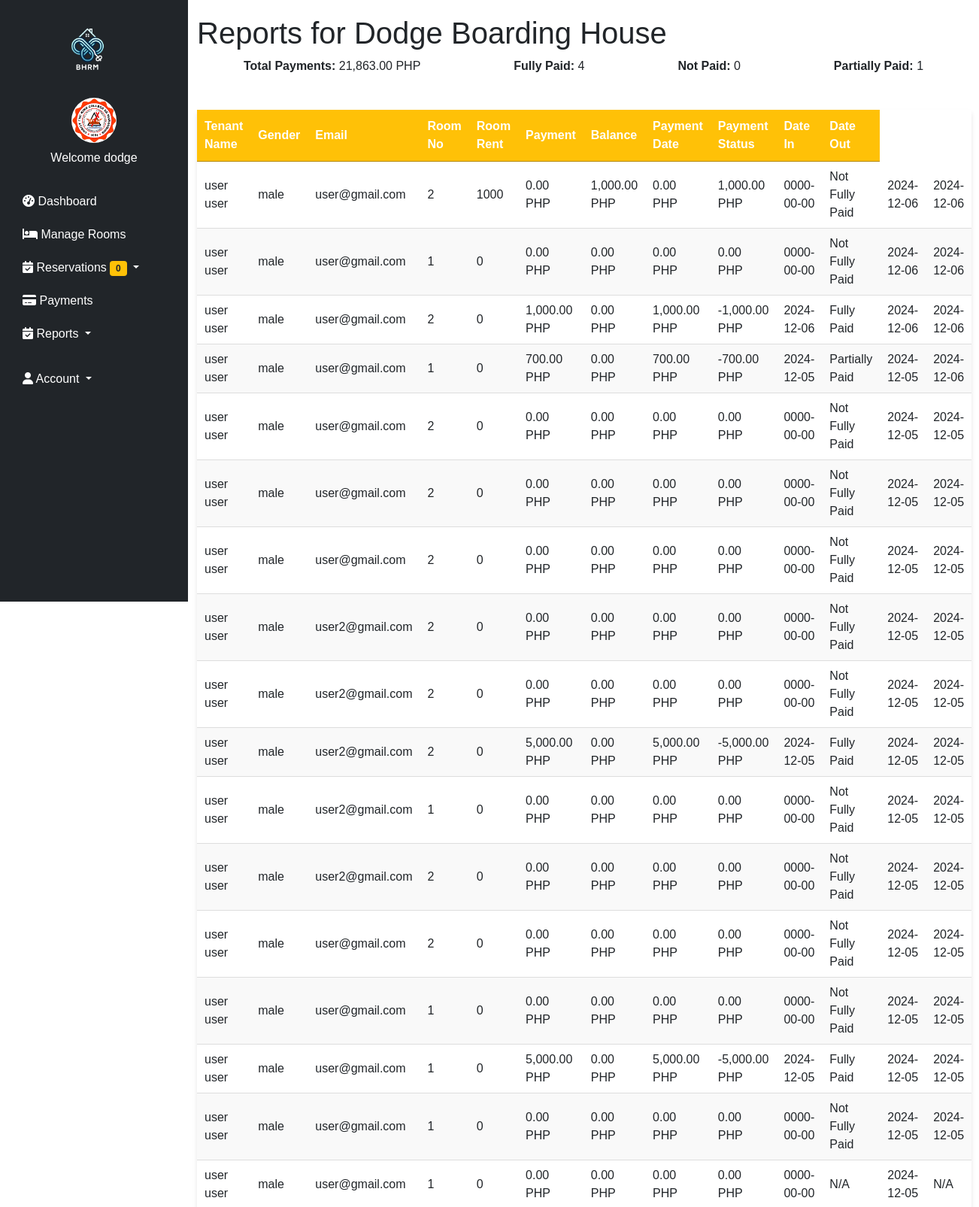
The app's page /reportspayments.php (signed in, upper part) with its own data.
### tables this page shows
CREATE TABLE `users` (
  `id` int(11) NOT NULL,
  `image` varchar(255) NOT NULL,
  `fname` varchar(50) NOT NULL,
  `lname` varchar(50) NOT NULL,
  `gender` varchar(255) NOT NULL,
  `uname` varchar(50) NOT NULL,
  `pass` varchar(50) NOT NULL,
  `role` varchar(50) NOT NULL,
  `hname` varchar(255) NOT NULL
);

CREATE TABLE `reports` (
  `id` int(255) NOT NULL,
  `fname` varchar(255) NOT NULL,
  `lname` varchar(255) NOT NULL,
  `gender` varchar(255) NOT NULL,
  `email` varchar(255) NOT NULL,
  `payment` int(255) NOT NULL,
  `pay_date` date DEFAULT NULL,
  `pay_stat` varchar(255) NOT NULL,
  `date_in` date DEFAULT NULL,
  `date_out` date DEFAULT NULL,
  `room_no` int(255) NOT NULL,
  `price` int(255) NOT NULL,
  `hname` varchar(255) NOT NULL,
  `owner` varchar(255) NOT NULL
);

### reportspayments.php (the view, shortened to what this page needs)
<?php
include('php/connection.php');
$hname = $_SESSION['hname'];
$totalPaymentsQuery = "SELECT SUM(payment) AS total_payments
                       FROM reports
                       WHERE hname = '$hname' AND pay_date IS NOT NULL";
$totalPaymentsResult = mysqli_query($conn, $totalPaymentsQuery);
$totalPayments = mysqli_fetch_assoc($totalPaymentsResult)['total_payments'];
$paymentStatusQuery = "SELECT
                          SUM(pay_stat = 'Fully Paid') AS fully_paid_count,
                          SUM(pay_stat = 'Not Paid') AS not_paid_count,
                          SUM(pay_stat = 'Partially Paid') AS partially_paid_count
                       FROM reports
                       WHERE hname = '$hname'";
$paymentStatusResult = mysqli_query($conn, $paymentStatusQuery);
$paymentStatusData = mysqli_fetch_assoc($paymentStatusResult);
$fullyPaidCount = $paymentStatusData['fully_paid_count'];
$notPaidCount = $paymentStatusData['not_paid_count'];
$partiallyPaidCount = $paymentStatusData['partially_paid_count'];
$reportQuery = "SELECT * FROM reports WHERE hname = '$hname' ORDER BY id DESC";
$reportResult = mysqli_query($conn, $reportQuery);
?>
<!DOCTYPE html>
<html lang="en">
<head>
    <link href="https://cdn.datatables.net/1.10.25/css/jquery.dataTables.min.css" rel="stylesheet">
</head>
<body>
    <?php include 'navigationbar.php'; ?>
    <div class="container">
        <h1>Reports for <?php echo $hname; ?></h1>
        <div class="summary">
            <p><strong>Total Payments:</strong> <?php echo number_format($totalPayments, 2); ?> PHP</p>
            <p><strong>Fully Paid:</strong> <?php echo $fullyPaidCount; ?></p>
            <p><strong>Not Paid:</strong> <?php echo $notPaidCount; ?></p>
            <p><strong>Partially Paid:</strong> <?php echo $partiallyPaidCount; ?></p>
        </div>
        <table id="reportTable" class="display">
            <thead>
                <tr>
                    <th>Tenant Name</th>
                    <th>Gender</th>
                    <th>Email</th>
                    <th>Room No</th>
                    <th>Room Rent</th>
                    <th>Payment</th>
                    <th>Balance</th>
                    <th>Payment Date</th>
                    <th>Payment Status</th>
                    <th>Date In</th>
                    <th>Date Out</th>
                </tr>
            </thead>
            <tbody>
                <?php while ($report = mysqli_fetch_assoc($reportResult)) {
                        $price = $report['price'] ?: 0;
                        $payment = $report['payment'] ?: 0;
                        $balance = $price - $payment;
                ?>
                    <tr>
                        <td><?php echo $report['fname'] . ' ' . $report['lname']; ?></td>
                        <td><?php echo $report['gender']; ?></td>
                        <td><?php echo $report['email']; ?></td>
                        <td><?php echo $report['room_no']; ?></td>
                        <td><?php echo $report['price']; ?></td>
                        <td><?php echo number_format($report['payment'], 2); ?> PHP</td>
                        <td><?php echo number_format($price, 2); ?> PHP</td>
                        <td><?php echo number_format($payment, 2); ?> PHP</td>
                        <td><?php echo number_format($balance, 2); ?> PHP</td>
                        <td><?php echo $report['pay_date'] ?: 'N/A'; ?></td>
                        <td><?php echo $report['pay_stat'] ?: 'N/A'; ?></td>
                        <td><?php echo $report['date_in']; ?></td>
                        <td><?php echo $report['date_out'] ?: 'N/A'; ?></td>
                    </tr>
                <?php } ?>
            </tbody>
        </table>
    </div>
</body>
</html>

### navigationbar.php (shortened to what this page needs)
<?php
require 'php/connection.php';
?>
<?php
        if(!empty($_SESSION['uname'])){
            $uname = $_SESSION['uname'];
            $query = "select * from users where uname = '$uname'";
            $result = mysqli_query($conn, $query);
            $fetch = mysqli_fetch_assoc($result);
        }
        $hname = $_SESSION['hname'];
        $query = "SELECT COUNT(*) AS new_reservations FROM reservation WHERE hname = '$hname' AND res_stat = 'Pending'";
        $result = mysqli_query($conn, $query);
        $row = mysqli_fetch_assoc($result);
        $newReservations = $row['new_reservations'];
    ?>
<!DOCTYPE html>
<html lang="en">
<head>
    <link href="https://cdn.jsdelivr.net/npm/bootstrap@5.0.2/dist/css/bootstrap.min.css" rel="stylesheet">
    <link href="https://cdnjs.cloudflare.com/ajax/libs/font-awesome/6.0.0-beta3/css/all.min.css" rel="stylesheet">
</head>
<body>
    <nav class="sidebar bg-dark">
        <div class="navbar-brand text-center">
            <img src="/bhrm-main/images/logo.png" alt="Logo">
        </div>
        <ul class="nav flex-column">
            <li class="nav-item text-center mb-4">
                <img class="rounded-circle mb-2" src="/bhrm-main/<?php echo $fetch['image'] ?? 'default.png'; ?>" alt="Profile" width="60" height="60">
                <span class="d-block text-white">Welcome <?php echo $fetch['fname'] ?? 'Guest'; ?></span>
            </li>
            <li class="nav-item">
                <a class="nav-link" href="/bhrm-main/dashboard.php">
                    <i class="fas fa-tachometer-alt"></i> Dashboard
                </a>
            </li>
            <li class="nav-item">
                <a class="nav-link" href="/bhrm-main/manageroom.php">
                    <i class="fas fa-bed"></i> Manage Rooms
                </a>
            </li>
            <li class="nav-item dropdown">
                <a class="nav-link dropdown-toggle" href="#" id="reservationMenu" role="button" data-bs-toggle="dropdown" aria-expanded="false">
                    <i class="fas fa-calendar-check"></i> Reservations <span class="badge bg-warning text-dark"><?php echo $newReservations; ?></span>
                </a>
            </li>
            <li class="nav-item">
                <a class="nav-link" href="/bhrm-main/payment.php">
                    <i class="fas fa-credit-card"></i> Payments
                </a>
            </li>
            <li class="nav-item dropdown">
                <a class="nav-link dropdown-toggle" href="#" id="reservationMenu" role="button" data-bs-toggle="dropdown" aria-expanded="false">
                    <i class="fas fa-calendar-check"></i> Reports
                </a>
            </li>
            <li class="nav-item dropdown mt-3">
                <a class="nav-link text-white dropdown-toggle" href="#" id="userMenu" role="button" data-bs-toggle="dropdown">
                    <i class="fas fa-user"></i> Account
                </a>
            </li>
        </ul>
    </nav>
</body>
</html>

### reportspayments.php (style rules this page uses)
* { margin: 0; padding: 0; box-sizing: border-box; font-family: sans-serif; }
body { margin: 0; font-family: Arial, sans-serif; margin-left: 220px; }
.container { width: 90%; max-width: 1200px; margin: 0 auto; padding: 20px; }
.summary { display: flex; justify-content: space-around; margin-bottom: 30px; }
table.dataTable { width: 100%; margin-top: 20px; border-collapse: collapse; background-color: #fff; box-shadow: 0 4px 6px rgba(0, 0, 0, 0.1); }
table.dataTable th, table.dataTable td { padding: 15px; text-align: left; border-bottom: 1px solid #ddd; }
table.dataTable th { background-color: #ffc107; color: #fff; }
table.dataTable tr:nth-child(even) { background-color: #f9f9f9; }
table.dataTable td { font-size: 1em; }

### navigationbar.php (style rules this page uses)
body { margin-left: 250px; transition: margin-left 0.3s ease; background-color: white; }
.sidebar { position: fixed; top: 0; left: 0; height: 100vh; width: 250px; background-color: #343a40; padding: 20px 15px; z-index: 1000; overflow-y: auto; transition: all 0.3s ease; }
.sidebar .navbar-brand img { width: 80px; height: 80px; border-radius: 50%; margin-bottom: 20px; }
.sidebar .nav-link { color: white; display: block; font-size: 16px; padding: 10px 15px; border-radius: 5px; transition: all 0.3s ease; }

### records on screen
users: image (picture), fname "dodge"
reports: fname "user", lname "user", gender "male", email "user@gmail.com", room_no "2", price "1000", payment "0.00", price "1,000.00", balance "1,000.00", pay_date "0000-00-00", pay_stat "Not Fully Paid", date_in "2024-12-06", date_out "2024-12-06"
reports: fname "user", lname "user", gender "male", email "user@gmail.com", room_no "1", price "0", payment "0.00", price "0.00", balance "0.00", pay_date "0000-00-00", pay_stat "Not Fully Paid", date_in "2024-12-06", date_out "2024-12-06"
reports: fname "user", lname "user", gender "male", email "user@gmail.com", room_no "2", price "0", payment "1,000.00", price "0.00", balance "-1,000.00", pay_date "2024-12-06", pay_stat "Fully Paid", date_in "2024-12-06", date_out "2024-12-06"
reports: fname "user", lname "user", gender "male", email "user@gmail.com", room_no "1", price "0", payment "700.00", price "0.00", balance "-700.00", pay_date "2024-12-05", pay_stat "Partially Paid", date_in "2024-12-05", date_out "2024-12-06"
reports: fname "user", lname "user", gender "male", email "user@gmail.com", room_no "2", price "0", payment "0.00", price "0.00", balance "0.00", pay_date "0000-00-00", pay_stat "Not Fully Paid", date_in "2024-12-05", date_out "2024-12-05"
reports: fname "user", lname "user", gender "male", email "user@gmail.com", room_no "2", price "0", payment "0.00", price "0.00", balance "0.00", pay_date "0000-00-00", pay_stat "Not Fully Paid", date_in "2024-12-05", date_out "2024-12-05"
reports: fname "user", lname "user", gender "male", email "user@gmail.com", room_no "2", price "0", payment "0.00", price "0.00", balance "0.00", pay_date "0000-00-00", pay_stat "Not Fully Paid", date_in "2024-12-05", date_out "2024-12-05"
reports: fname "user", lname "user", gender "male", email "user2@gmail.com", room_no "2", price "0", payment "0.00", price "0.00", balance "0.00", pay_date "0000-00-00", pay_stat "Not Fully Paid", date_in "2024-12-05", date_out "2024-12-05"
reports: fname "user", lname "user", gender "male", email "user2@gmail.com", room_no "2", price "0", payment "0.00", price "0.00", balance "0.00", pay_date "0000-00-00", pay_stat "Not Fully Paid", date_in "2024-12-05", date_out "2024-12-05"
reports: fname "user", lname "user", gender "male", email "user2@gmail.com", room_no "2", price "0", payment "5,000.00", price "0.00", balance "-5,000.00", pay_date "2024-12-05", pay_stat "Fully Paid", date_in "2024-12-05", date_out "2024-12-05"
reports: fname "user", lname "user", gender "male", email "user2@gmail.com", room_no "1", price "0", payment "0.00", price "0.00", balance "0.00", pay_date "0000-00-00", pay_stat "Not Fully Paid", date_in "2024-12-05", date_out "2024-12-05"
reports: fname "user", lname "user", gender "male", email "user2@gmail.com", room_no "2", price "0", payment "0.00", price "0.00", balance "0.00", pay_date "0000-00-00", pay_stat "Not Fully Paid", date_in "2024-12-05", date_out "2024-12-05"
reports: fname "user", lname "user", gender "male", email "user@gmail.com", room_no "2", price "0", payment "0.00", price "0.00", balance "0.00", pay_date "0000-00-00", pay_stat "Not Fully Paid", date_in "2024-12-05", date_out "2024-12-05"
reports: fname "user", lname "user", gender "male", email "user@gmail.com", room_no "1", price "0", payment "0.00", price "0.00", balance "0.00", pay_date "0000-00-00", pay_stat "Not Fully Paid", date_in "2024-12-05", date_out "2024-12-05"
reports: fname "user", lname "user", gender "male", email "user@gmail.com", room_no "1", price "0", payment "5,000.00", price "0.00", balance "-5,000.00", pay_date "2024-12-05", pay_stat "Fully Paid", date_in "2024-12-05", date_out "2024-12-05"
reports: fname "user", lname "user", gender "male", email "user@gmail.com", room_no "1", price "0", payment "0.00", price "0.00", balance "0.00", pay_date "0000-00-00", pay_stat "Not Fully Paid", date_in "2024-12-05", date_out "2024-12-05"
reports: fname "user", lname "user", gender "male", email "user@gmail.com", room_no "1", price "0", payment "0.00", price "0.00", balance "0.00", pay_date "0000-00-00", pay_stat "N/A", date_in "2024-12-05", date_out "N/A"

### other values on screen
$newReservations "0"
$hname "Dodge Boarding House"
$totalPayments "21,863.00"
$fullyPaidCount "4"
$notPaidCount "0"
$partiallyPaidCount "1"
